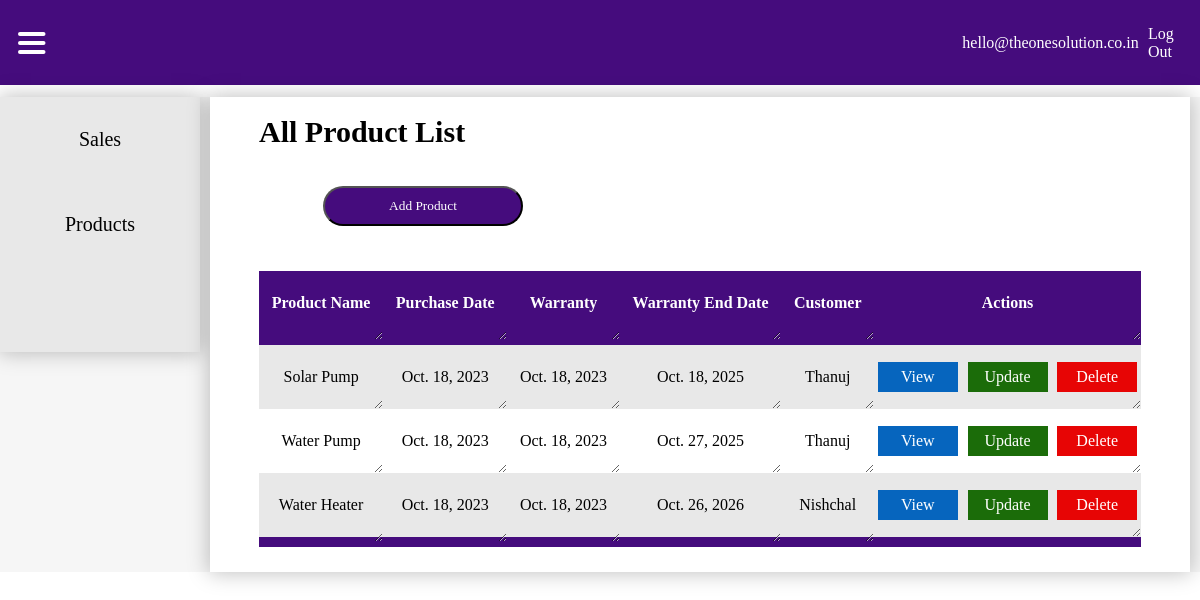
/cms/products/all/ (signed in), run on the app's committed database.
### mainapp/models.py (models this page shows, shortened)
class User(AbstractUser):
    is_admin = models.BooleanField(default=False)
    is_sales_login = models.BooleanField(default=False)
    is_service_desk = models.BooleanField(default=False)
    is_technician = models.BooleanField(default=False)

class Products(models.Model):
    Product_name = models.CharField(max_length=200)
    Purchase_date = models.DateField()
    warranty = models.DateField()
    Warranty_end_date = models.DateField()
    Customer = models.ForeignKey(Customer, on_delete=models.DO_NOTHING, related_name='Customer')

class Customer(models.Model):
    customer_name = models.CharField(max_length=100, null=True, blank=True, default=None)
    company_name = models.CharField(max_length=100, default='Company')
    customer_email = models.EmailField()
    customer_phone = models.CharField(max_length=10)
    customer_location = models.CharField(max_length=1000, null=True, blank=True, default=None)
    created_at = models.DateTimeField(default=get_current_date)
    def __str__(self):
        return self.customer_name

### mainapp/views.py (the view)
# urls.py: path('products/all/', AllProductListView.as_view(), name='allproducts'),
class AllProductListView(LoginRequiredMixin, ListView):
    model = Products
    template_name = "allproducts.html"  # Create a new template for displaying all products
    context_object_name = "products"
    def get_queryset(self):
        return Products.objects.all()  # Retrieve all products

### mainapp/templates/allproducts.html (shortened to what this page needs)
{% load static %}
<!DOCTYPE html>
<html lang="en">
<head>
    <link rel="stylesheet" href="{% static 'css/dashboard.css' %}">
</head>
<body>
    {% if request.user.is_sales_login or request.user.is_admin %}
     <nav>
        <div class="menu" >
            <img src="{% static 'icons/hamburger menu.svg' %}" alt="" onclick="toggleNavigation()">
        </div>
        <ul>
            <li>
                {% if request.user.is_authenticated %}
                <a href="">{{ request.user.username }}</a>
                <a href="{% url 'logout' %}">Log Out</a>
                {% else %}
                <a href="">Profile</a>
                <img src="{% static 'icons/dropdownarrowsvg.svg' %}" alt="">
                {% endif %}
            </li>
        </ul>
    </nav>
    <div class="contentholder">
        <div class="navigation">
            <div class="tabholder">
                {% if request.user.is_sales_login or request.user.is_admin %}
                <div class="nav-tab" onclick="toggleActive(this)">
                    <a href="{% url 'customerlist' %}">Sales</a>
                </div>
                <div class="nav-tab" onclick="toggleActive(this)">
                    <a href="">Products</a>
                </div>
                {% endif %}
                <div class="nav-tab" onclick="toggleActive(this)">
                    <a href=""></a>
                </div>
            </div>
        </div>
        <div class="displayboard">
            <div class="whiteboard">
                <div class="alignmentmaker">
                    <h3>All Product List</h3>
                    <div class="bottonholder">
                        <a href="{% url 'addproduct' %}"><button>Add Product</button></a>
                    </div>
                    <table>
                        <thead>
                        <tr>
                            <th>Product Name</th>
                            <th>Purchase Date</th>
                            <th>Warranty</th>
                            <th>Warranty End Date</th>
                            <th>Customer</th>
                            <th>Actions</th>
                        </tr>
                        </thead>
                        <tbody>
                            {% for product in products %}
                                <tr>
                                    <td>{{ product.Product_name }}</td>
                                    <td>{{ product.Purchase_date }}</td>
                                    <td>{{ product.warranty }}</td>
                                    <td>{{ product.Warranty_end_date }}</td>
                                    <td>{{ product.Customer }}</td>
                                    <td class="action">
                                        <a id="view" href=""><div class="buttonview">View</div></a>
                                        <a id="update" href=""><div class="button">Update</div></a>
                                        <a id="delete" href=""><div class="buttondelete">Delete</div></a>
                                    </td>
                                </tr>
                            {% endfor %}
                        </tbody>
                    </table>
                </div>
            </div>
        </div>
    </div>
    {% endif %}
</body>
</html>

### static/css/dashboard.css (style rules this page uses)
* { margin: 0; padding: 0; font-family: Montserrat; }
nav { background: #450C7D; width: 100%; height: 85px; display: flex; justify-content: right; align-items: center; }
nav img { margin-left: 3%; }
nav ul { width: 100%; display: flex; align-items: center; justify-content: flex-end; }
nav ul li { margin: 2%; display: flex; align-items: center; justify-content: flex-end; }
nav ul li a { text-decoration: none; color: white; font-family: Montserrat; }
.contentholder { width: 100%; display: flex; align-items: start; justify-content: center; background: #F6F6F6; margin-top: 1%; }
.navigation { width: 20%; height: 100%; background: #FFF; box-shadow: 0px 0px 20px 1px rgba(0, 0, 0, 0.25); display: grid; align-items: center; justify-items: center; transition: width 0.5s ease-in-out; }
.displayboard { width: 100%; display: grid; align-items: start; justify-items: center; transition: width 0.5s ease-in-out; }
.menu { width: 100%; display: flex; align-items: center; justify-content: left; height: 100%; }
.menu img { margin: 3% 5% 3% 3%; cursor: pointer; }
.nav-tab { width: 100%; height: 85px; display: flex; align-items: center; justify-content: center; background: #E8E8E8; cursor: pointer; transition: .3s ease-in-out; }
.nav-tab a { text-decoration: none; color: black; text-align: center; font-size: 20px; color: black; width: 100%; height: 100%; display: flex; align-items: center; justify-content: center; }
.tabholder { width: 100%; }
.whiteboard { width: 98%; background: white; box-shadow: 0px 0px 20px 1px rgba(0, 0, 0, 0.25); display: flex; align-items: start; justify-content: center; }
.alignmentmaker { width: 90%; display: grid; align-items: start; justify-items: center; }
.alignmentmaker h3 { font-size: 30px; margin: 2% 0% 2% 0%; width: 100%; }
button { width: 200px; height: 40px; background-color: #450C7D; color: #FFF; border-radius: 20px; margin: 2%; cursor: pointer; }
table { border-collapse: collapse; margin: 25px 0; font-size: 16px; width: 100%; resize: both; }
table thead tr { background: #450C7D; color: #FFF; font-weight: bold; padding: 3%; text-align: center; height: 40px; }
tr { background: #E8E8E8; }
tr:nth-child(even) { background: white; }
tr:last-child { border-bottom: 10px solid#450C7D; }
th, td { padding: 12px; height: 40px; text-align: center; overflow-x: auto; resize: horizontal; }
.action { padding: 12px; height: 40px; text-align: center; overflow-x: auto; display: flex; align-items: center; justify-content: center; }
#update { text-decoration: none; color: white; }
#delete { text-decoration: none; color: white; }
#view { text-decoration: none; color: #FFF; }
.button { background: #1b6c09; width: 80px; height: 30px; display: flex; align-items: center; justify-content: center; }
.buttondelete { background: #e70505; width: 80px; height: 30px; display: flex; align-items: center; justify-content: center; }
.buttonview { background: #0665be; width: 80px; height: 30px; display: flex; align-items: center; justify-content: center; }
.bottonholder { width: 90%; display: flex; align-items: center; justify-content: left; flex-wrap: wrap; }
a { margin: 2%; }

### data on the page
User: user.username "hello@theonesolution.co.in"
Products: Product_name "Solar Pump", Purchase_date "Oct. 18, 2023", warranty "Oct. 18, 2023", Warranty_end_date "Oct. 18, 2025", Customer "Thanuj"
Products: Product_name "Water Pump", Purchase_date "Oct. 18, 2023", warranty "Oct. 18, 2023", Warranty_end_date "Oct. 27, 2025", Customer "Thanuj"
Products: Product_name "Water Heater", Purchase_date "Oct. 18, 2023", warranty "Oct. 18, 2023", Warranty_end_date "Oct. 26, 2026", Customer "Nishchal"
